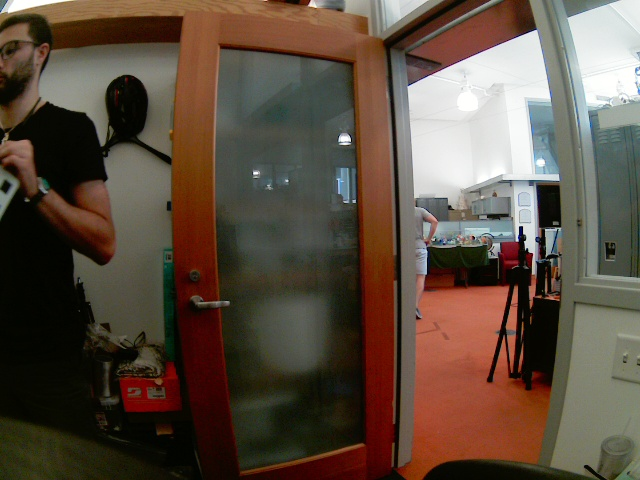
#> input picture ros2_ws/src/turtle_hardware/turtle_hardware/calib/right/frame110.jpg, 640 x 480 px, given as the content of the folder left, which was not available
$ python test_calib.py
#> lines starting #> are read from the running program, lines starting #| are printed output that depends on the picture; pictures that were not available may be replaced by others from this repository, and a replacement may not be noted
import cv2
import numpy as np
import matplotlib.pyplot as plt
from random import randrange
import glob

rightimages = sorted(glob.glob('right/*.jpg'))
leftimages = sorted(glob.glob('left/*.jpg'))
print(rightimages)
# leftimages = ['L_1.png', 'L_2.png', 'L_0.png', 'L_3.png', 'L_4.png', 'L_5.png', 'L_6.png', 'L_7.png', 'L_8.png', 'L_9.png', 'L_11.png', 'L_12.png', 'L_10.png', 'L_13.png', 'L_14.png', 'L_15.png', 'L_16.png', 'L_17.png', 'L_18.png', 'L_19.png', 'L_21.png', 'L_22.png', 'L_20.png', 'L_23.png', 'L_24.png', 'L_25.png', 'L_26.png', 'L_27.png', 'L_28.png', 'L_29.png', 'L_30.png', 'L_33.png', 'L_34.png', 'L_35.png', 'L_36.png', 'L_37.png', 'L_38.png', 'L_39.png', 'L_41.png', 'L_42.png', 'L_40.png', 'L_43.png', 'L_44.png', 'L_45.png', 'L_46.png', 'L_47.png', 'L_48.png', 'L_49.png', 'L_50.png', 'L_51.png', 'L_52.png']
# rightimages = ['R_1.png', 'R_2.png', 'R_0.png', 'R_3.png', 'R_4.png', 'R_5.png', 'R_6.png', 'R_7.png', 'R_8.png', 'R_9.png', 'R_11.png', 'R_12.png', 'R_10.png', 'R_13.png', 'R_14.png', 'R_15.png', 'R_16.png', 'R_17.png', 'R_18.png', 'R_19.png','R_21.png', 'R_22.png', 'R_20.png', 'R_23.png', 'R_24.png', 'R_25.png', 'R_26.png', 'R_27.png', 'R_28.png', 'R_29.png', 'R_30.png', 'R_33.png', 'R_34.png', 'R_35.png', 'R_36.png', 'R_37.png', 'R_38.png', 'R_39.png', 'R_41.png', 'R_42.png', 'R_40.png', 'R_43.png', 'R_44.png', 'R_45.png', 'R_46.png', 'R_47.png', 'R_48.png', 'R_49.png', 'R_50.png', 'R_51.png',  'R_52.png']
H_list = []
calc_H = False

H = np.array([[ 9.92599166e-01, -2.58054123e-02, -2.40819858e+02],
				[ 2.82342128e-03,  9.54613600e-01,  3.46832646e+00],
				[-4.77848054e-05,  6.65765081e-07,  1.00000000e+00]])
H = np.array([[ 1.01874500e+00,  2.26559484e-02,  2.44314318e+02],
				 [-1.66611479e-03,  1.03952220e+00, -5.20914332e+00],
				 [ 5.86480321e-05,  1.02544032e-05,  1.00000000e+00]])

H = np.array([[ 1.81070092e-01, -1.60840998e-02,  3.59758126e+02],
				 [-1.62623906e-01,  6.96914977e-01,  5.89918198e+01],
				 [-7.46743680e-04, -1.08085711e-04,  1.00000000e+00]])

H=np.array([[0.825204996068902, 0.13058885087552038, 321.89335974619536], [-0.016272629698299568, 1.033175323488536, 8.402360154626619], [-0.00024551459450157574, 0.00020060583123329356, 1.0]])
# left_pool/frame117.jpg
# H=np.array([[1.1390113125348773, -0.06135107648330203, 311.27305378140414], [0.026647191179455534, 1.0758667074292285, -5.258403944429396], [0.00016043960097381573, -3.0616127937412854e-05, 1.0]])

for i in range(len(leftimages)):
	try:
		leftname=leftimages[i]
		rightname=rightimages[i]
		print(leftname)
		leftimg = cv2.imread(leftname)
#> leftimg is the input picture: shape (480, 640, 3); mean B, G, R 64.5, 77.5, 92.8
		rightimg=cv2.imread(rightname)
		# img_ = cv2.imread('right/frame50.jpg')
		img2 = cv2.cvtColor(leftimg,cv2.COLOR_BGR2GRAY)
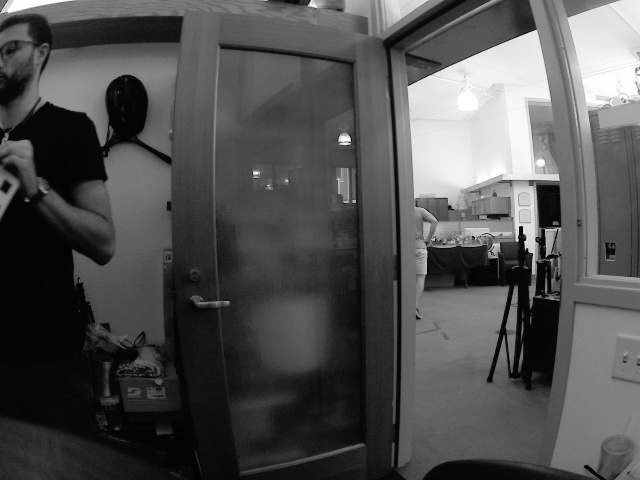
#> img2: shape (480, 640); min 0, max 255, mean 80.6
		# img = cv2.imread('left/frame50.jpg')
		img1 = cv2.cvtColor(rightimg,cv2.COLOR_BGR2GRAY)
		if calc_H:
			sift = cv2.xfeatures2d.SIFT_create()
			# find the keypoints and descriptors with SIFT
			kp1, des1 = sift.detectAndCompute(img1,None)
			kp2, des2 = sift.detectAndCompute(img2,None)

			bf = cv2.BFMatcher()
			matches = bf.knnMatch(des1,des2, k=2)

			# Apply ratio test
			good = []
			for m in matches:
				if m[0].distance < 0.5*m[1].distance:
					good.append(m)
			matches = np.asarray(good)

			if len(matches[:,0]) >= 4:
				src = np.float32([ kp1[m.queryIdx].pt for m in matches[:,0] ]).reshape(-1,1,2)
				dst = np.float32([ kp2[m.trainIdx].pt for m in matches[:,0] ]).reshape(-1,1,2)
				H, masked = cv2.findHomography(src, dst, cv2.RANSAC, 5.0)
				print("H=np.array(" + str(H.tolist()) + ")")
				H_list.append(H)
			else:
				print("not enought keypoints")
				pass

			# [12 lines of commented-out code are left out]
		h1, w1 = leftimg.shape[:2]
#> h1 = 480; w1 = 640
		h2, w2 = rightimg.shape[:2]
#> h2 = 480; w2 = 640
		# result = np.array(np.zeros((h1, 230 + w2,3)))
		result = np.concatenate((leftimg[:,0:230], rightimg), axis=1)
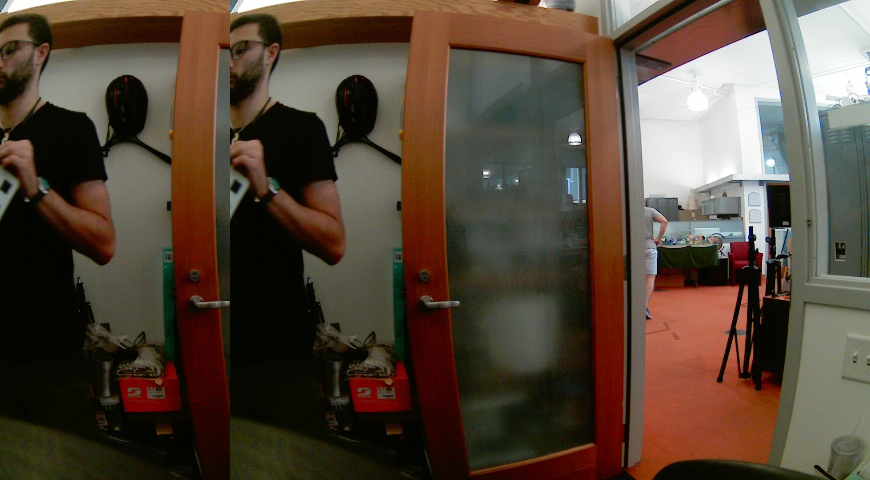
#> result: shape (480, 870, 3); mean B, G, R 55.7, 69.2, 84.6
		# Get the canvas dimesions
		# pts = np.float32([[0, 0], [0, h1], [w1, h1], [w1, 0]]).reshape(-1, 1, 2)
		# dst = cv2.perspectiveTransform(pts, meanH)
		img2_warped = cv2.warpPerspective(rightimg, H, (w1 + w2, h1))
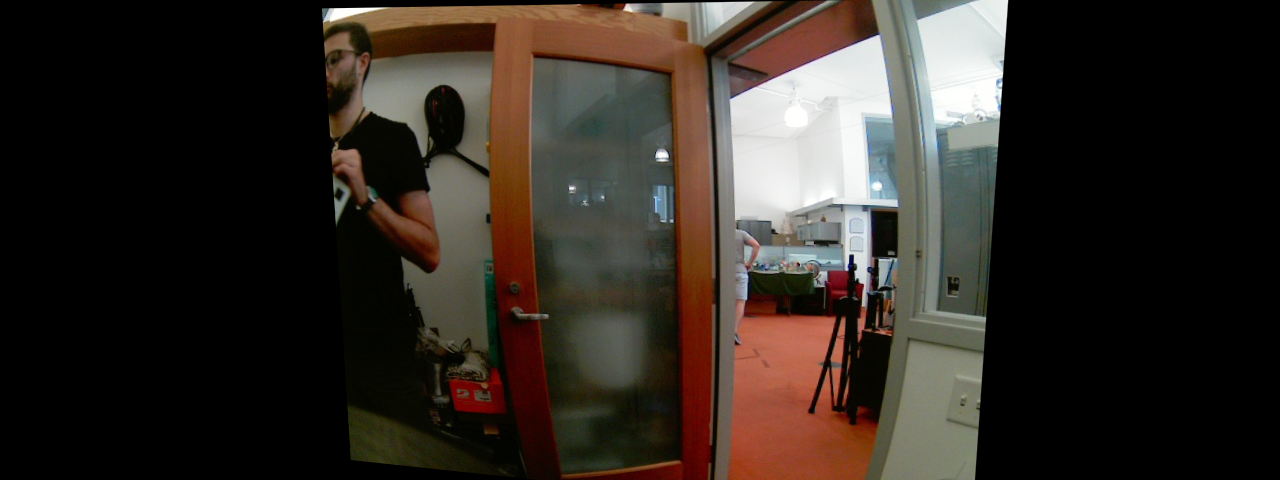
#> img2_warped: shape (480, 1280, 3); mean B, G, R 36.9, 43.1, 50.5

		# [8 lines of commented-out code are left out]
		cv2.imshow('Result', result)

		key = cv2.waitKey(500)
#> (key Esc is pressed here)
		if key == 27:#if ESC is pressed, exit loop
	            cv2.destroyAllWindows()
	            break
	except:
		pass

cv2.destroyAllWindows()

$ run again, on ros2_ws/src/turtle_hardware/turtle_hardware/calib/right/frame123.jpg
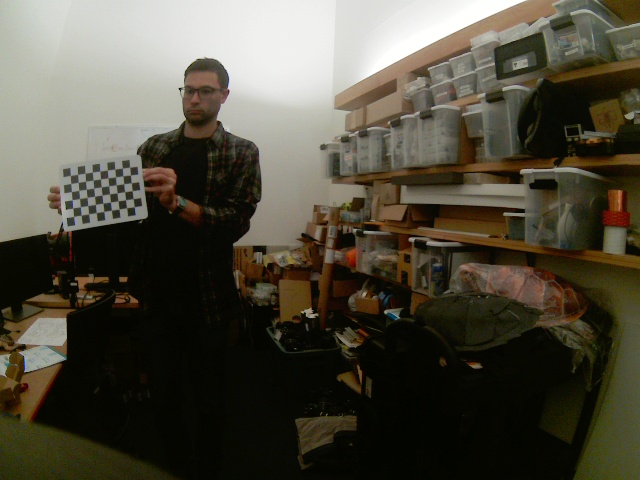
#> input picture ros2_ws/src/turtle_hardware/turtle_hardware/calib/right/frame123.jpg, 640 x 480 px, given as the content of the folder left, which was not available
#> leftimg is the input picture: shape (480, 640, 3); mean B, G, R 62.4, 75.8, 80
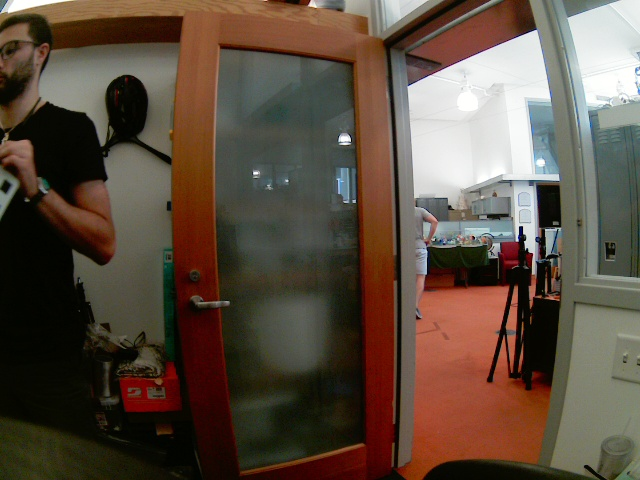
#> input picture ros2_ws/src/turtle_hardware/turtle_hardware/calib/right/frame110.jpg, 640 x 480 px
#> rightimg is the input picture: shape (480, 640, 3); mean B, G, R 64.5, 77.5, 92.8
#> `result = np.concatenate((leftimg[:,0:230], rightimg), axis=1)`:
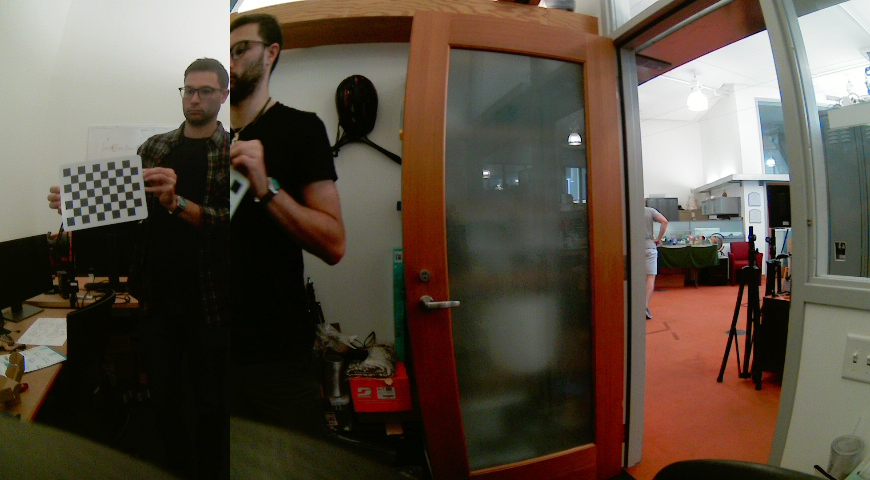
#> result: shape (480, 870, 3); mean B, G, R 66.8, 79.3, 91

$ run again, on ros2_ws/src/turtle_hardware/turtle_hardware/calib/right/frame15.jpg
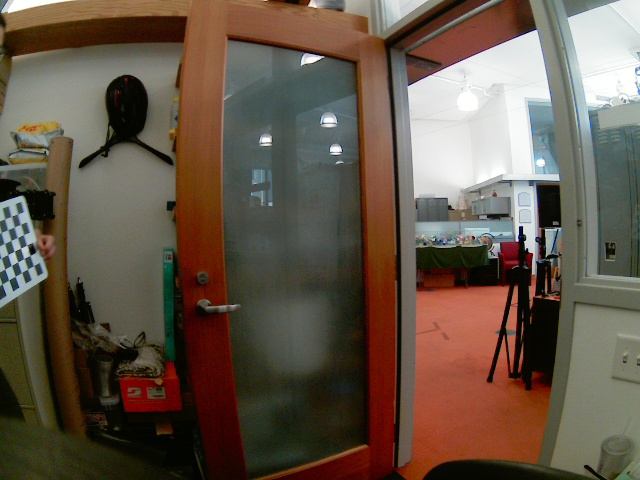
#> input picture ros2_ws/src/turtle_hardware/turtle_hardware/calib/right/frame15.jpg, 640 x 480 px, given as the content of the folder left, which was not available
#> leftimg is the input picture: shape (480, 640, 3); mean B, G, R 72.8, 86.5, 101.3
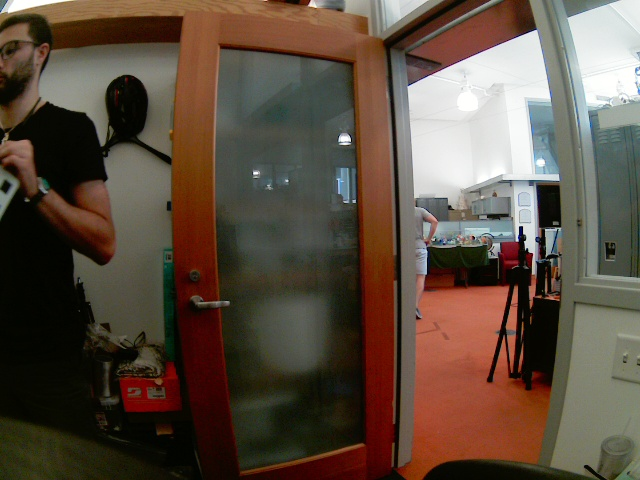
#> input picture ros2_ws/src/turtle_hardware/turtle_hardware/calib/right/frame110.jpg, 640 x 480 px
#> rightimg is the input picture: shape (480, 640, 3); mean B, G, R 64.5, 77.5, 92.8
#> `result = np.concatenate((leftimg[:,0:230], rightimg), axis=1)`:
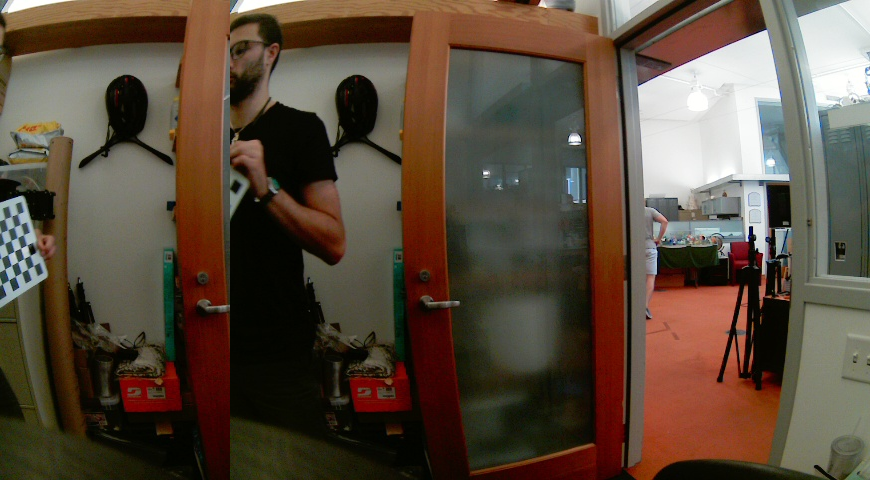
#> result: shape (480, 870, 3); mean B, G, R 60.5, 74.7, 90.1
